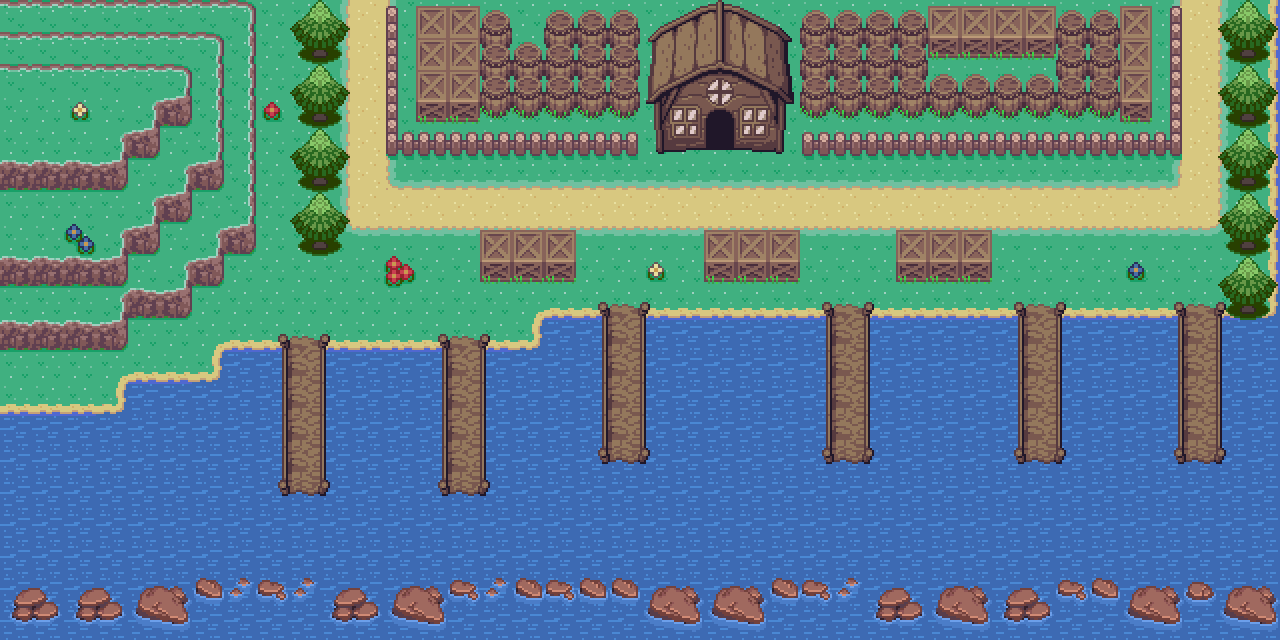

This game map was drawn from its Tiled (.tmx) file and the tilesets committed beside it. A one-line description and the trimmed map source follow:
An orthogonal 40x20 tile map with 32x32 px tiles, 4 tile layers (Tile Layer 1, Tile Layer 2, Tile Layer 3, Above Player), 4 tilesets and 5 objects (5x collision).

<map version="1.10" tiledversion="1.11.2" orientation="orthogonal" renderorder="right-down" compressionlevel="0" width="40" height="20" tilewidth="32" tileheight="32" infinite="0" nextlayerid="7" nextobjectid="23">
 <properties>
  <property name="east" value="routec" />
  <property name="edges" value="clamped" />
  <property name="map_type" value="town" />
  <property name="north" value="candy_town" />
  <property name="scenario" value="spyder" />
  <property name="slug" value="candy_port" />
 </properties>
 <tileset firstgid="1" source="../gfx/tilesets/core_outdoor.tsx" />
 <tileset firstgid="2776" source="../gfx/tilesets/core_set pieces.tsx" />
 <tileset firstgid="4326" source="../gfx/tilesets/core_city_and_country.tsx" />
 <tileset firstgid="5766" source="../gfx/tilesets/core_outdoor_water.tsx" />
 <layer id="1" name="Tile Layer 1" width="40" height="20">
  <data>[800 cells, 800 non-empty, 21 distinct tile ids]</data>
 </layer>
 <layer id="2" name="Tile Layer 2" width="40" height="20">
  <data>[800 cells, 347 non-empty, 71 distinct tile ids]</data>
 </layer>
 <layer id="5" name="Tile Layer 3" width="40" height="20">
  <data>[800 cells, 1 non-empty, 1 distinct tile ids]</data>
 </layer>
 <layer id="6" name="Above Player" width="40" height="20">
  <data>[800 cells, 9 non-empty, 1 distinct tile ids]</data>
 </layer>
 <objectgroup color="#ff0000" id="3" name="Collisions">
  <object id="1" type="collision" x="640" y="128" width="64" height="32" />
  <object id="2" type="collision" x="736" y="128" width="64" height="32" />
  <object id="6" type="collision" x="288" y="0" width="64" height="256" />
  <object id="7" type="collision" x="704" y="96" width="32" height="32" />
  <object id="10" type="collision" x="1216" y="0" width="64" height="320" />
 </objectgroup>
</map>
